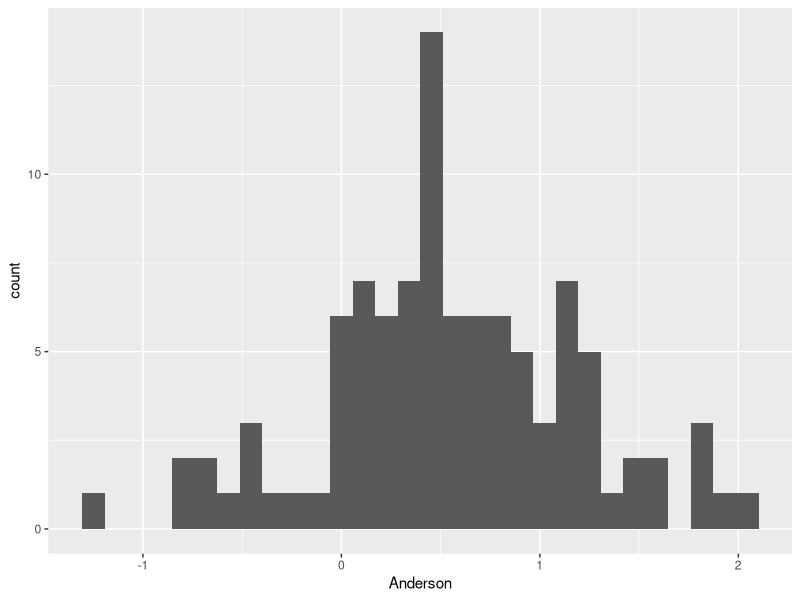

Reproduce this figure in R.
T_Anderson <- function(SAMPLE_NUM, SAMPLE_EV, POP_EV){
  
 return (sqrt((SAMPLE_NUM - 1) / 2) * (SAMPLE_EV - POP_EV) / POP_EV)

}

AndersonHist <- function(POP_NUM, SAMPLE_NUM, mu, sd, p){

  POP <- matrix(rnorm(POP_NUM * p, mu, sd), ncol = p)
  POP_EV <- (prcomp(POP)$sdev[1]) ^ 2

  Anderson <- numeric(100)

  for(i in 1:100){
    SAMPLE <- POP[sample(1:POP_NUM, SAMPLE_NUM), ]
    SAMPLE_EV <- (prcomp(SAMPLE)$sdev[1]) ^ 2
    Anderson[i] <- T_Anderson(SAMPLE_NUM, SAMPLE_EV, POP_EV)
  }

  df <- data.frame(Anderson)

  library(ggplot2)
  g <- ggplot(data = df, aes(x = Anderson)) 
  g <- g + geom_histogram()
  plot(g)
}

AndersonHist(1000, 500, 5, 10, 5)
